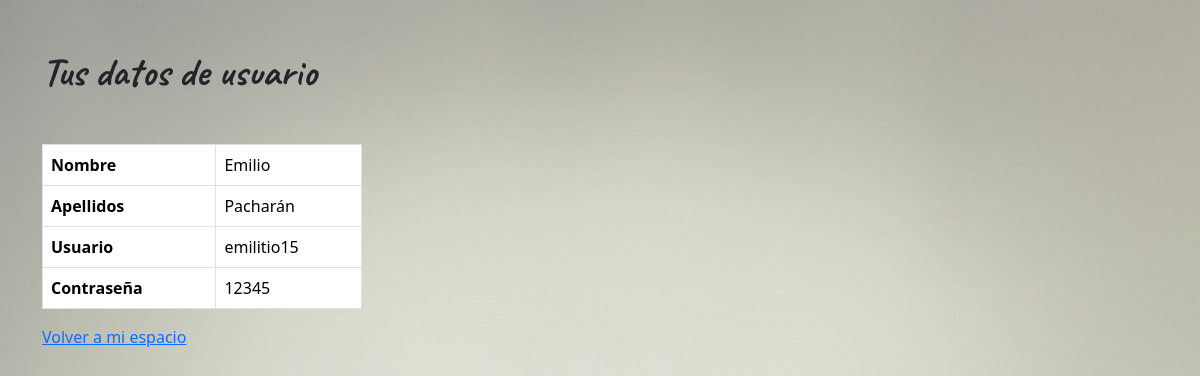
The app's page /ver_datos.php (signed in) with its own data.
### tables this page shows
CREATE TABLE `usuarios` (
  `idusuarios` int NOT NULL AUTO_INCREMENT,
  `Nombre` varchar(45) DEFAULT NULL,
  `Apellidos` varchar(45) DEFAULT NULL,
  `usuario` varchar(45) DEFAULT NULL,
  `contrasenia` varchar(45) DEFAULT NULL,
  PRIMARY KEY (`idusuarios`),
  UNIQUE KEY `usuario_UNIQUE` (`usuario`)
);

### ver_datos.php (the view, shortened to what this page needs)
<!DOCTYPE html>
<html>
    <head>
        <link href="https://cdn.jsdelivr.net/npm/bootstrap@5.3.3/dist/css/bootstrap.min.css" rel="stylesheet">
    </head>
    <body>
<div class="container justify-content-center">
    <div class="row">
        <div class="col-sm-12 col-md-8 col-lg-6">
            <div class="mt-5">
                <div class="container_titulo">
                    <h2 class="fw-bold fs-1 fs-md-5 fs-lg-7">Tus datos de usuario</h2>
                </div>
<?php
$usuario_introducido=isset($_SESSION["nombre"]) ? $_SESSION["nombre"] : null;
include_once '../modelo/funciones.php';
$conexion=conexion_bd($host,$dbname,$usuario,$contrasenia);
        $sql="SELECT Nombre, Apellidos, usuario as Usuario, contrasenia as Contraseña FROM usuarios WHERE usuario=:nombre_usuario";
        $sql_prep=$conexion->prepare($sql);
        $sql_prep->bindParam(":nombre_usuario",$usuario_introducido, PDO::PARAM_STR);
        try{
        $sql_prep->execute();
        echo "<div class='table-responsive'>";
        echo "<table class='table table-bordered table-centred'>";
        echo "<tbody>";
        while($fila = $sql_prep->fetch(PDO::FETCH_ASSOC)) {
            foreach($fila as $clave => $valor) {
                echo "<tr><td><b>$clave</b></td><td>$valor</td></tr>";
            }
        }
        echo "</tbody>";
        echo "</table>";
        echo "</div>";
        }catch(PDOException $e){
            echo "<div class='alert alert-danger'>Ha ocurrido un error: ".$e->getMessage()."</div>";
        }
    ?>
<a href="../vista/acceso_usuario.php">Volver a mi espacio</a>
</div>
    </div>
        </div>
            </div>
    </body>
</html>

### ver_datos.php (style rules this page uses)
.table-centred { margin-top: 2.5em; width: 20em; }
body { background-image: url('../IMG/macbook.jpg'); background-size: cover; background-position: center; background-repeat: no-repeat; width: 100%; height: 100%; }
body, html { margin: 0; padding: 0; width: 100%; height: 100%; }
.container_titulo { font-family: "Caveat", cursive; font-optical-sizing: auto; font-weight: 700; font-style: normal; font-size: 1.5em; }

### records on screen
usuarios: clave "Nombre", Nombre "Emilio", clave "Apellidos", Apellidos "Pacharán", clave "Usuario", usuario "emilitio15", clave "Contraseña", contrasenia "12345"
